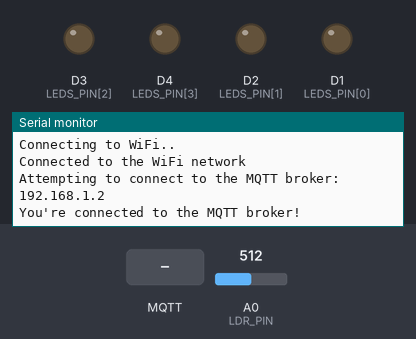
Simulated run of this sketch. Board: ESP8266 (NodeMCU). Shown: output pins drawn as LEDs (lit = HIGH), the last lines printed to the serial monitor. The test bench sets the inputs (shaded band); at power-on: A0 (LDR_PIN) = 512. WiFi joins after 1.5 s; servers stay silent unless stated; network time is answered at once with the bench clock; the local clock reads 2024-03-15 10:24:30 at power-on unless the sketch sets it; no MQTT or app messages arrive unless stated.

Above: at 2.8 s.
2.9 s: MQTT message "nodemcu" arrives on the first subscribed topic
At 3.6 s:
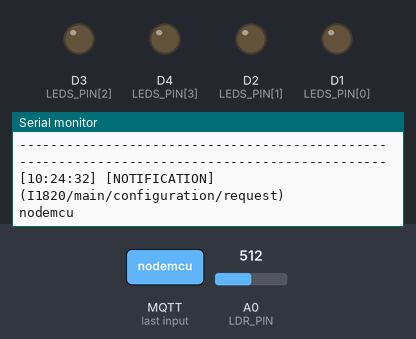
4.4 s: MQTT message "l1" arrives on the first subscribed topic
At 4.9 s:
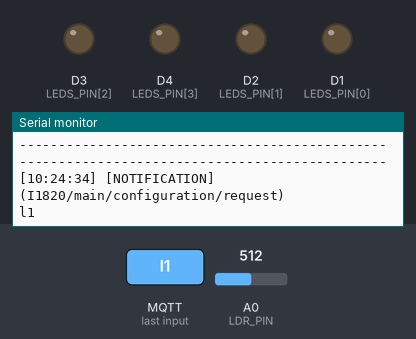
6.5 s: MQTT message "on" arrives on the first subscribed topic
At 7.5 s:
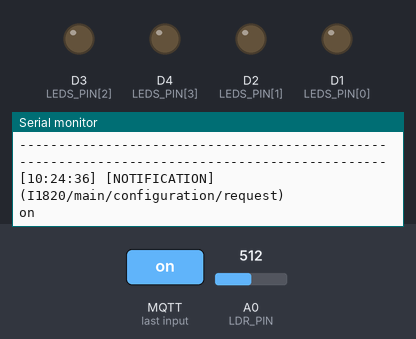

Measured:
- after the input at 2.9 s, the serial monitor: prints a new line at once (image 1)
- after the input at 4.4 s, the serial monitor: prints a new line at once (image 2)
- after the input at 6.5 s, the serial monitor: prints a new line at once (image 3)

The sketch:

agent.ino
```cpp
#include <ESP8266WiFi.h>
#include <WiFiClient.h>
#include <ArduinoMqttClient.h>
#include <NTPClient.h>
#include <WiFiUdp.h>
#include <ArduinoJson.h>

#define LDR_PIN A0
int LEDS_PIN[] = {D1, D2, D3, D4};

String ssid = "ssid";
String pass = "pass";

WiFiClient wifiClient;
MqttClient mqttClient(wifiClient);

WiFiUDP ntpUDP;
NTPClient timeClient(ntpUDP, "pool.ntp.org");

const char BROKER[] = "192.168.1.2";
int PORT = 1883;
String PING_TOPIC = "I1820/main/agent/ping";
String LOG_TOPIC = "I1820/main/log/send";
String NOTIFICATION_TOPIC = "I1820/main/configuration/request";

const long PING_INTERVAL = 10000;
const long LOG_INTERVAL = 5000;

unsigned long previous_ping_millis = 0;
unsigned long previous_log_millis = 0;

StaticJsonDocument<200> doc;

void handle_mqtt_message(int messageSize) {
  Serial.println("----------------------------------------------------------------------------------------------");
  Serial.print("[");
  Serial.print(timeClient.getFormattedTime());
  Serial.print("] [NOTIFICATION] (");
  Serial.print(mqttClient.messageTopic());
  Serial.println(")");
  String json = "";
  while (mqttClient.available()) json += (char)mqttClient.read();
  Serial.println(json);
  deserializeJson(doc, json);
  if (doc["agent"] == "nodemcu") {
    if (doc["device"] == "l1") digitalWrite(LEDS_PIN[0], doc["settings"][0]["value"]);
    else if (doc["device"] == "l2") digitalWrite(LEDS_PIN[1], doc["settings"][0]["value"]);
    else if (doc["device"] == "l3") digitalWrite(LEDS_PIN[2], doc["settings"][0]["value"]);
    else if (doc["device"] == "l4") digitalWrite(LEDS_PIN[3], doc["settings"][0]["value"]);
  }
}

void send_ping() {
  Serial.println("----------------------------------------------------------------------------------------------");
  Serial.print("[");
  Serial.print(timeClient.getFormattedTime());
  Serial.print("] [PING] (");
  Serial.print(PING_TOPIC);
  Serial.println(")");
  String ping = "{\"id\":\"nodemcu\",\"things\":[{\"id\":\"ldr\",\"type\":\"light\"},{\"id\":\"l1\",\"type\":\"lamp\"},{\"id\":\"l2\",\"type\":\"lamp\"},{\"id\":\"l3\",\"type\":\"lamp\"},{\"id\":\"l4\",\"type\":\"lamp\"}],\"actions\":[]}";
  Serial.println(ping);
  mqttClient.beginMessage(PING_TOPIC);
  mqttClient.print(ping);
  mqttClient.endMessage();
}

void send_log() {
  Serial.println("----------------------------------------------------------------------------------------------");
  Serial.print("[");
  Serial.print(timeClient.getFormattedTime());
  Serial.print("] [LOG] (");
  Serial.print(LOG_TOPIC);
  Serial.println(")");
  int ldr_value = analogRead(LDR_PIN);
  String ldr_message = "{\"timestamp\":" + String(timeClient.getEpochTime()) + ",\"type\":\"light\",\"device\":\"ldr\",\"states\":[{\"name\":\"light\",\"value\":" + String(map(ldr_value, 0, 1024, 100, 0)) + "}],\"agent\":\"nodemcu\"}";
  Serial.println(ldr_message);
  mqttClient.beginMessage(LOG_TOPIC);
  mqttClient.print(ldr_message);
  mqttClient.endMessage();
}


void setup() {
  //Initialize serial and wait for PORT to open:
  Serial.begin(9600);
  while (!Serial) {
    ; // wait for serial PORT to connect. Needed for native USB PORT only
  }
  Serial.print("Attempting to connect to WPA SSID: ");
  Serial.print(ssid);
  WiFi.begin(ssid, pass);
  while (WiFi.status() != WL_CONNECTED) {
    delay(500);
    Serial.println("Connecting to WiFi..");
  }
  Serial.println("Connected to the WiFi network");
  Serial.println();
  Serial.print("Attempting to connect to the MQTT broker: ");
  Serial.println(BROKER);
  if (!mqttClient.connect(BROKER, PORT)) {
    Serial.print("MQTT connection failed! Error code = ");
    Serial.println(mqttClient.connectError());
    while (1);
  }
  Serial.println("You're connected to the MQTT broker!");
  Serial.println();
  mqttClient.onMessage(handle_mqtt_message);
  mqttClient.subscribe(NOTIFICATION_TOPIC);
  for (unsigned int i = 0; i < sizeof(LEDS_PIN) / sizeof(LEDS_PIN[0]); i++)
    pinMode(LEDS_PIN[i], OUTPUT);
  timeClient.begin();
  timeClient.setTimeOffset(16200); // GMT+4:30 (4.5*3600)
}

void loop() {
  mqttClient.poll();
  timeClient.update();
  unsigned long current_millis = millis();

  if (current_millis - previous_ping_millis >= PING_INTERVAL) {
    previous_ping_millis = current_millis;
    send_ping();
  }

  if (current_millis - previous_log_millis >= LOG_INTERVAL) {
    previous_log_millis = current_millis;
    send_log();
  }
}
```
